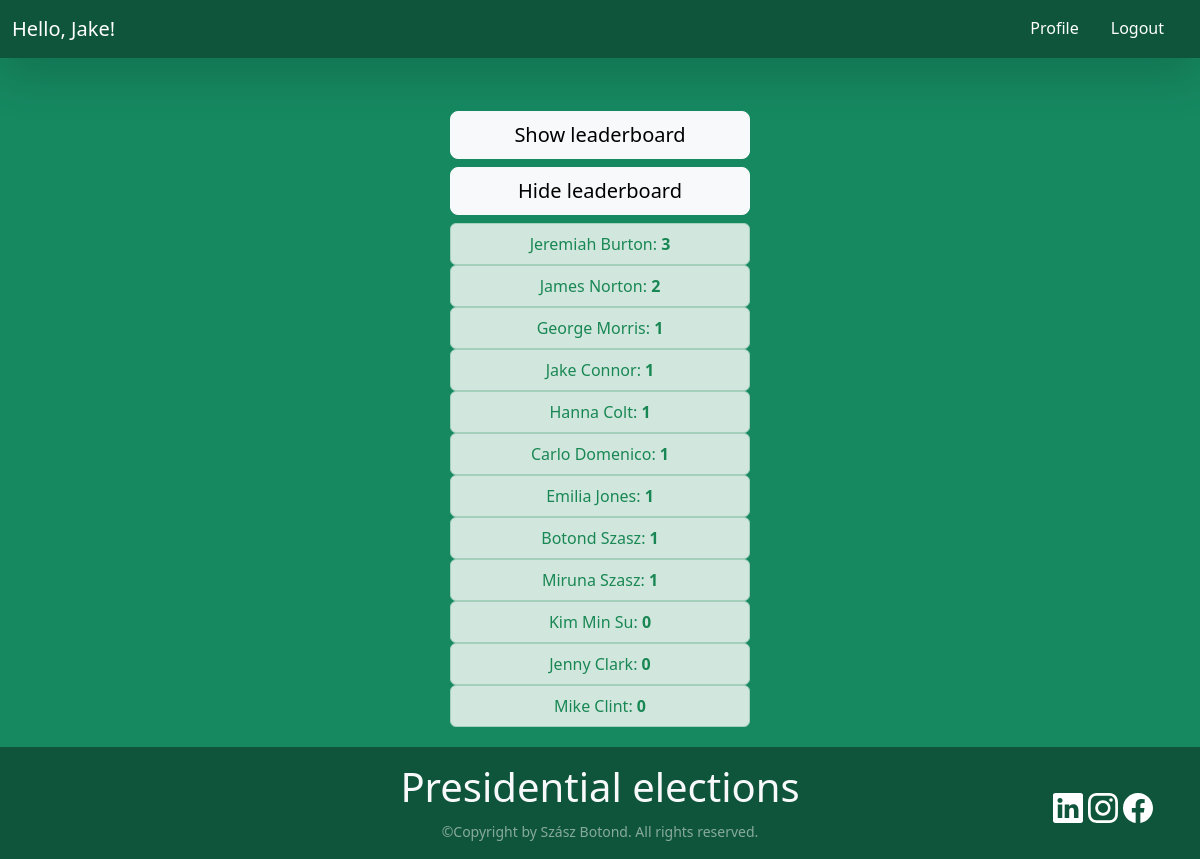
/show_leaderboard (signed in), run on an earlier commit of the app's database.
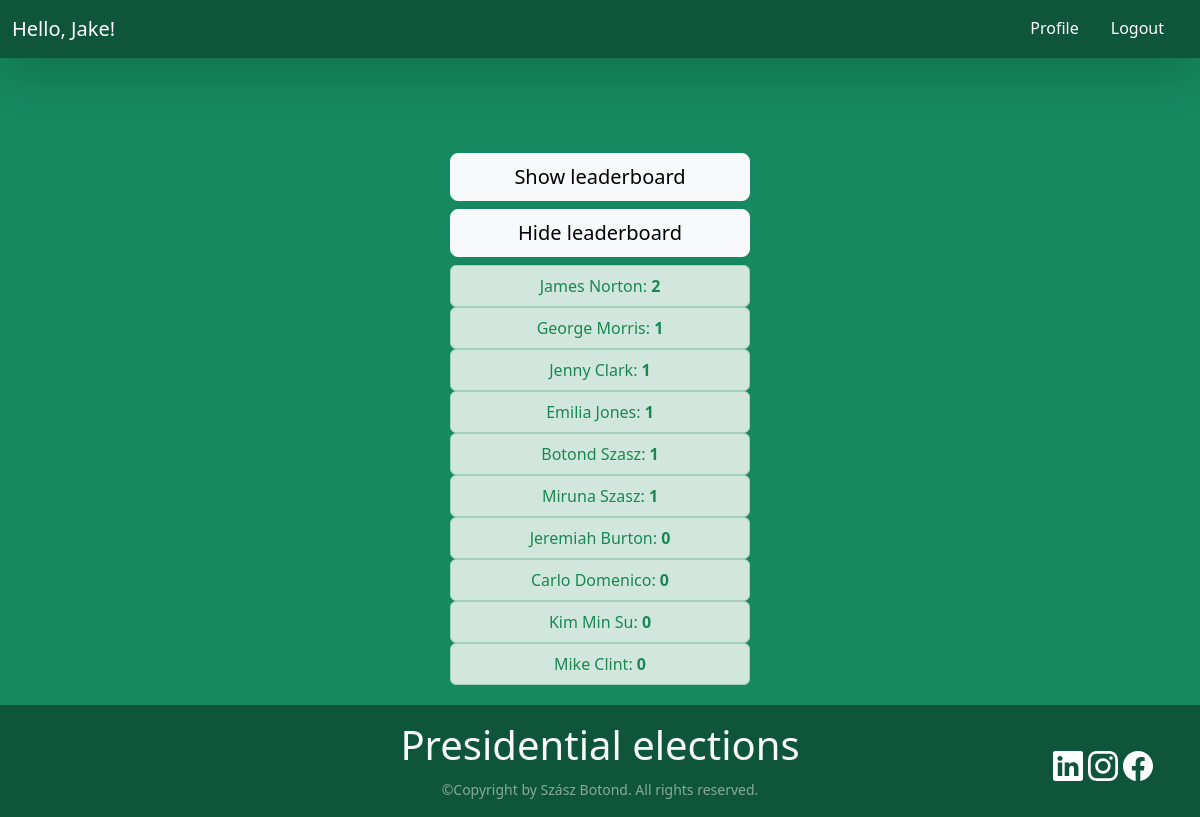
And on a later commit of the database.
### authentication/models.py (models this page shows)
class Profile(models.Model):
    user = models.OneToOneField(User, on_delete=models.CASCADE)
    user_bio = models.TextField(max_length=500, default="Default description")
    hasVoted = models.BooleanField(default=False)
    votedFor = models.IntegerField(default=None, editable=True, null=True)
    numberOfVotes = models.IntegerField(default=0, editable=True)
    hasApplied = models.BooleanField(default=False)
    linkFacebook = models.TextField(max_length=1000, default="")
    linkInstagram = models.TextField(max_length=1000, default="")
    linkLinkedin = models.TextField(max_length=1000, default="")

### authentication/views.py (the view)
# urls.py: path('show_leaderboard', views.show_leaderboard, name="show_leaderboard"),
def show_leaderboard(request):
    all_candidates = Profile.objects.filter(hasApplied=True).order_by('-numberOfVotes')
    current_user = request.user
    firstName = current_user.first_name
    lastName = current_user.last_name
    return render(request, "main-page.html", {"all_candidates":all_candidates, 'firstName': firstName, 'lastName': lastName})

### authentication/templates/main-page.html (shortened to what this page needs)
{% load static %}
<!DOCTYPE html>
<html lang="en">
<head>
    <link href="https://cdn.jsdelivr.net/npm/bootstrap@5.3.2/dist/css/bootstrap.min.css" rel="stylesheet"
>
    <link rel="stylesheet" href="/static/style.css">
</head>
<body style="padding-top: 170px; display: flex; flex-direction: column; min-height: 100vh; width: 100%;">
    {% if user.is_authenticated %}
    <nav class="navbar navbar-expand-lg shadow-lg fixed-top" style="background-color: rgb(15, 85, 60);">
        <div class="container-fluid">
            <a class="navbar-brand text-white" href="/profile">Hello, {{firstName.title}}!</a>
            <div class="collapse navbar-collapse" id="navbarSupportedContent">
                <ul class="navbar-nav justify-content-end flex-grow-1 pe-3 nav-underline">
                    <li class="nav-item">
                        <a class="nav-link text-white" aria-current="page" href="/profile">Profile</a>
                    </li>
                    <li class="nav-item">
                        <a class="nav-link text-white" aria-current="page" href="/logout">Logout</a>
                    </li>
                </ul>
            </div>
        </div>
    </nav>
    <div class="d-grid gap-2 justify-content-center" style="padding-bottom: 20px;">
        <a class="btn btn-lg btn-light h-auto d-inline-block " href="/show_leaderboard" type="submit" role="button">Show
            leaderboard</a>
        <a class="btn btn-lg btn-light h-auto d-inline-block " href="/main_page" type="submit" role="button">Hide
            leaderboard</a>
        <div id="main-page-container" class="d-grid gap-2" style="height: auto; width: 300px;">
            <div id="profile-list" class="h-auto">
                {% if all_candidates %}
                {% for profile in all_candidates %}
                <ul class="list-group">
                    <li class="list-group-item list-group-item-success  text-center">
                        <a href="{% url 'view_profile' profile.user.id %}"
                            class="link-success link-underline-opacity-0 link-underline-opacity-75-hover link-offset-2">
                            {{ profile.user.first_name.title }} {{ profile.user.last_name.title }}: <strong>{{ profile.numberOfVotes }}</strong></a>
                    </li>
                </ul>
                {% endfor %}
                {% endif %}
            </div>
        </div>
    </div>
    {% include 'footer.html' %}
    {% else %}
    <div class="d-grid gap-2">
        <button class="btn btn-light btn-lg" type="submit"><a href="/login" class="form-text">Login</a></button>
        <button class="btn btn-light btn-lg" type="submit"><a href="/register" class="form-text">Register</a></button>
    </div>
    {% endif %}
</body>
</html>

### authentication/templates/footer.html (shortened to what this page needs)
<footer class="py-3 sticky-bottom w-100" style="background-color: rgb(15, 85, 60); margin-top: auto;">
    <div class="container">
        <div class="row">
            <div class="col">
            </div>
            <div class="col-6 text-center text-light">
                <p class="display-6 mb-2">Presidential elections</p>
                <small class="text-white-50">&copy;Copyright by Szász Botond. All rights reserved.</small>
            </div>
            <div class="col">
                <div class="d-inline" style="padding-right: 5px; float: right; margin-top: 30px;">
                    <a href="{{ user.profile.linkFacebook }}" target="_blank" rel="noopener noreferrer">
                    </a>
                </div>
                <div class="d-inline" style="padding-right: 5px; float: right; margin-top: 30px;">
                    <a href="{{ user.profile.linkInstagram }}" target="_blank" rel="noopener noreferrer">
                    </a>
                </div>
                <div class="d-inline" style="padding-right: 5px; float: right; margin-top: 30px;">
                    <a href="{{ user.profile.linkLinkedin }}" target="_blank" rel="noopener noreferrer">
                    </a>
                </div>
            </div>
        </div>
    </div>
</footer>

### authentication/static/style.css (style rules this page uses)
html, body { --color-primary: rgb(22, 137, 97); --color-primary-dark: rgb(15, 85, 60); --color-secondary: rgb(47, 81, 135); --color-error: rgb(222, 39, 39); --color-success: rgb(67, 176, 67); --border-radius: 5px; margin: 0px; padding: 0px; height: 100%; min-height: 100vh; display: flex; flex-direction: column; justify-content: center; align-items: center; background-color: var(--color-primary); }

What changed in the data, as far as the page shows it:
no longer on this page (row edited): Profile: user.first_name "Jake", user.last_name "Connor", numberOfVotes "1"
no longer on this page (row edited): Profile: user.first_name "Hanna", user.last_name "Colt", numberOfVotes "1"
changed Profile "Jenny": numberOfVotes "0" → "1"; moves up the list
changed Profile "Jeremiah": numberOfVotes "3" → "0"; moves down the list
changed Profile "Carlo": numberOfVotes "1" → "0"; moves down the list
